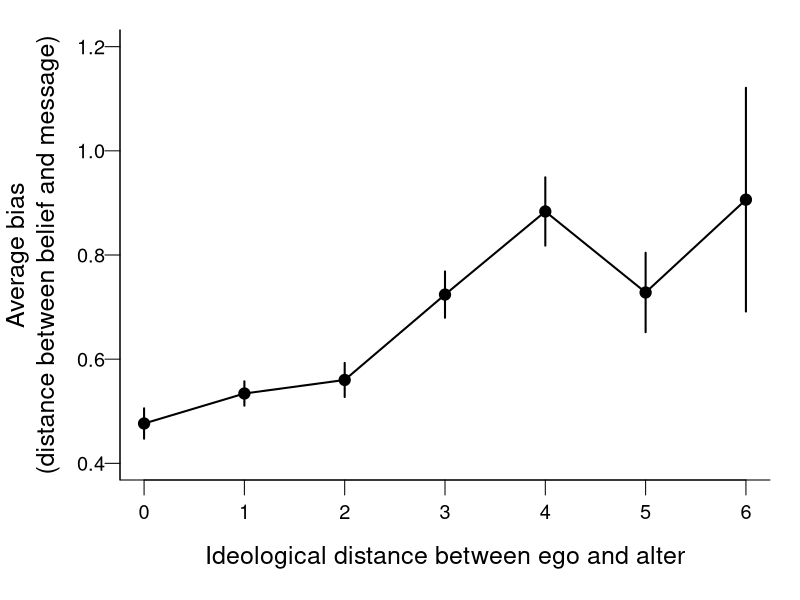
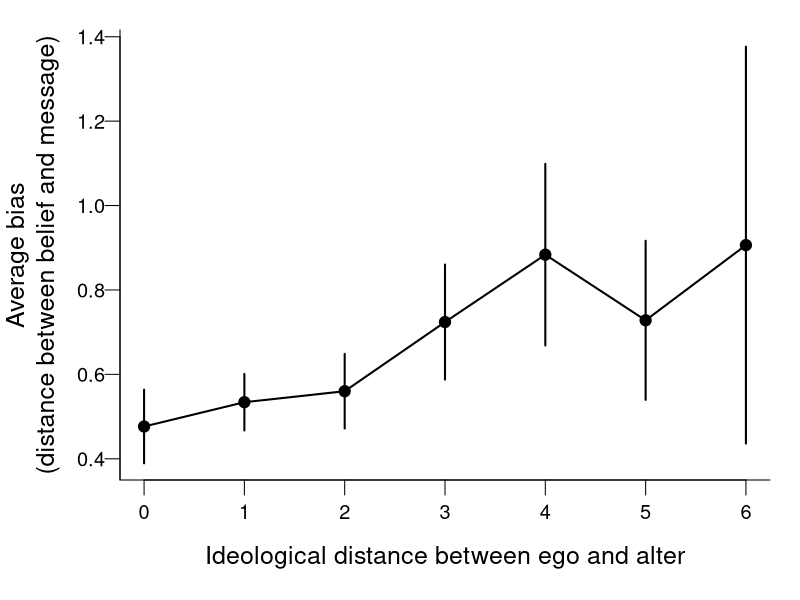

The R script that drew these images, in order:
# Figure 1: Bias of messages increases with ideological distance between sender
# and receiver. Also reports the bivariate slope cited in the text
# (b = 0.07; t(1774) = 5.2; p. 376).
#
# Input:  data/messages.csv
#         One row per ego-alter-request-candidate.
#         message_dist = |discussant's current judgment - message sent|;
#                        missing if no message was sent
#         distance     = |ego's position - alter's position|
# Output: output/figure1.pdf            as published
#         output/figure1_corrected.pdf  corrected confidence intervals

messages <- read.csv("data/messages.csv")

# Mean bias and 95% CI at each ideological distance ---------------------------
# The published figure used the number of all ego-alter-request-candidate rows
# at each distance as n, including rows with no message. The corrected version
# uses the number of messages actually sent.
bias_summary <- function(n_rows_with_messages_only) {
  out <- aggregate(message_dist ~ distance, data = messages, FUN = mean)
  sd <- aggregate(message_dist ~ distance, data = messages, FUN = sd)$message_dist
  if (n_rows_with_messages_only) {
    n <- aggregate(message_dist ~ distance, data = messages, FUN = length)$message_dist
    df <- n - 1
  } else {
    n <- as.vector(table(messages$distance))
    df <- n
  }
  t <- qt(.975, df)
  out$n <- n
  out$lb <- out$message_dist - t * sd / sqrt(n)
  out$ub <- out$message_dist + t * sd / sqrt(n)
  out
}

bias_published <- bias_summary(n_rows_with_messages_only = FALSE)
bias_corrected <- bias_summary(n_rows_with_messages_only = TRUE)
bias_published
bias_corrected

# Plot ------------------------------------------------------------------------
plot_bias <- function(bias, file) {
  pdf(file, width = 6.5, height = 7)
  par(cex = 1.5, mar = c(4, 4, 1, 1), mgp = c(2, .5, 0))
  plot(
    bias$distance, bias$message_dist,
    type = "n", bty = "l", xaxt = "n", yaxt = "n",
    ylim = range(c(0.4, 1.2, bias$lb, bias$ub)),
    xlab = "Ideological distance between ego and alter",
    ylab = "Average bias\n(distance between belief and message)"
  )
  lines(bias$distance, bias$message_dist, lwd = 2)
  segments(bias$distance, bias$lb, bias$distance, bias$ub, lwd = 2)
  points(bias$distance, bias$message_dist, pch = 19)
  axis(1, at = 0:6, cex.axis = .8)
  axis(2, at = seq(.2, 1.4, .2), cex.axis = .8, las = 1)
  dev.off()
}

dir.create("output", showWarnings = FALSE)
plot_bias(bias_published, "output/figure1.pdf")
plot_bias(bias_corrected, "output/figure1_corrected.pdf")

# In-text: slope of bias on ideological distance ------------------------------
summary(lm(message_dist ~ distance, data = messages))
